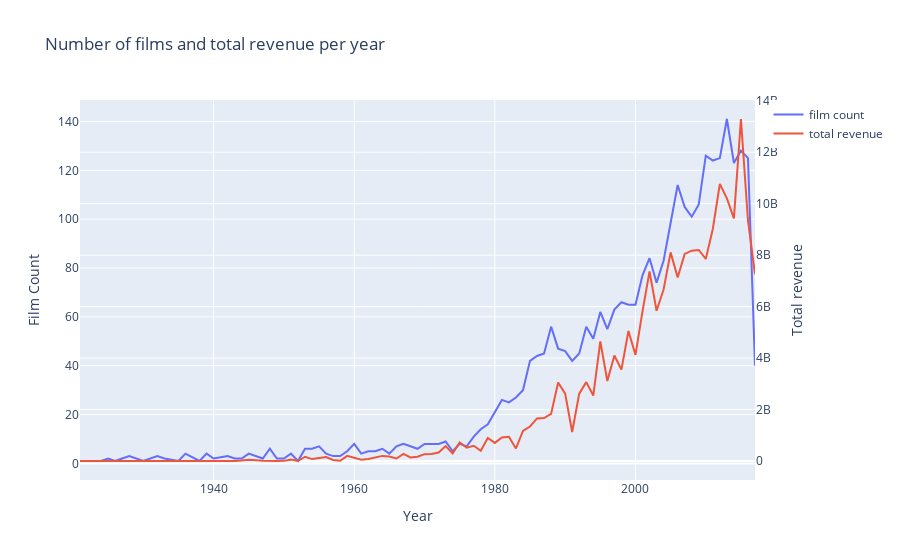

This figure's notebook cell:
### Markdown cell above
Visualizing both Number of Films and Revenue Per Year

### Code cell
d1 = train['release_date_year'].value_counts().sort_index()
d2 = train.groupby(['release_date_year'])['revenue'].sum()

data = [go.Scatter(x=d1.index, y=d1.values, name='film count'),
        go.Scatter(x=d2.index, y=d2.values, name='total revenue', yaxis='y2')]

layout = go.Layout(dict(title = "Number of films and total revenue per year",
                        xaxis = dict(title = 'Year'),
                        yaxis = dict(title = 'Film Count'),
                        yaxis2=dict(title='Total revenue', overlaying='y', side='right')),
                   legend=dict(orientation="v"))

py.iplot(dict(data=data, layout=layout))
